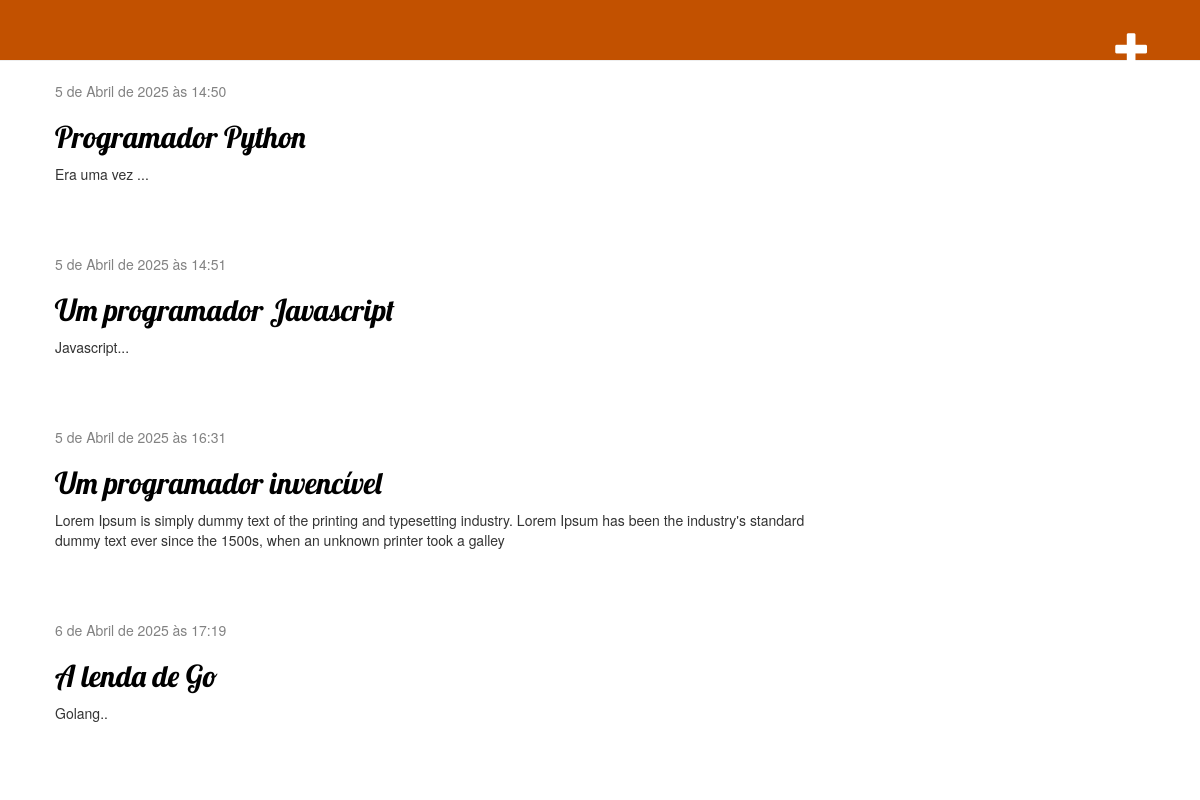
The app's page / (signed in) with its own data.
### blog/models.py (models this page shows, shortened)
class Post(models.Model):
    author = models.ForeignKey(
        settings.AUTH_USER_MODEL, on_delete=models.CASCADE
        )
    title = models.CharField(max_length=200)
    text = models.TextField()
    created_date = models.DateTimeField(default=timezone.now)
    published_date = models.DateTimeField(blank=True, null=True)

### blog/views.py (the view)
# urls.py: path('', views.post_list, name='post_list'),
def post_list(request):
    posts = Post.objects.filter(published_date__lte=timezone.now()).order_by('published_date')
    return render(request, 'blog/post_list.html', {'posts': posts})

### blog/templates/blog/post_list.html (shortened to what this page needs)
{% extends 'blog/base.html' %}
{% load static %}
{% block content %}
    {% for post in posts %}
    <div class="post">
        <div class="date">
            {{ post.published_date }}
        </div>
        <h2><a href="{% url 'post_detail' pk=post.pk %}">{{ post.title }}</a></h2>
        <p>{{ post.text|linebreaksbr }}</p>
    </div>
{% endfor %}
{% endblock %}

### blog/static/css/blog.css (style rules this page uses)
h1, h2, h3, h4 { font-family: 'Lobster', cursive; }
.date { color: #828282; }
.post { margin-bottom: 70px; }
.post h2 a, .post h2 a:visited { color: #000000; }

### records on screen
Post: published_date "5 de Abril de 2025 às 14:50", title "Programador Python", text "Era uma vez ..."
Post: published_date "5 de Abril de 2025 às 14:51", title "Um programador Javascript", text "Javascript..."
Post: published_date "5 de Abril de 2025 às 16:31", title "Um programador invencível", text "Lorem Ipsum is simply dummy text of the printing and typesetting industry. Lorem Ipsum has been the industry's standard dummy text ever since the 1500s, when an unknown printer took a galley"
Post: published_date "6 de Abril de 2025 às 17:19", title "A lenda de Go", text "Golang.."
